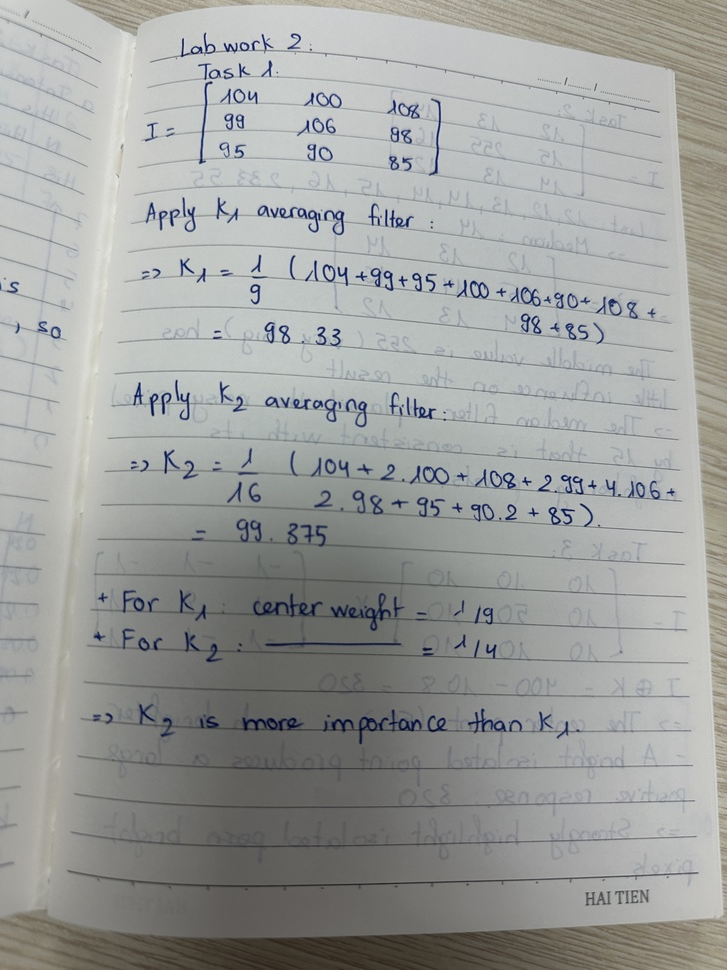
#> input picture Labwork 2/IMG_1439.JPG, 727 x 970 px, shrunk from 3024 x 4032 before the run
$ python Test1.py IMG_1439.JPG
#> lines starting #> are read from the running program, lines starting #| are printed output that depends on the picture
import sys
import cv2
import numpy as np
import matplotlib
import matplotlib.pyplot as plt

img = cv2.imread(sys.argv[-1], cv2.IMREAD_GRAYSCALE)
#> img: shape (970, 727); min 3, max 230, mean 158.1

kernel_sizes = [3, 5, 9]

fig, axes = plt.subplots(4, 4, figsize=(16, 12))
fig.suptitle("Task B1 – Smoothing Filters", fontsize=14, fontweight="bold")

images = [
    ("Original", [img, img, img]),
    ("Averaging", [cv2.blur(img, (k, k)) for k in kernel_sizes]),
    ("Gaussian",  [cv2.GaussianBlur(img, (k, k), 0) for k in kernel_sizes]),
    ("Median",    [cv2.medianBlur(img, k) for k in kernel_sizes]),
]

col_titles = ["Original", "3×3", "5×5", "9×9"]

for row, (name, imgs) in enumerate(images):
    for col in range(4):
        axes[row, col].imshow(imgs[0] if col == 0 else imgs[col - 1], cmap="gray")
        axes[row, col].axis("off")
        if row == 0:
            axes[row, col].set_title(col_titles[col])
    axes[row, 0].set_ylabel(name, fontsize=11, fontweight="bold")
#> this loop made 4 passes
#> name on passes 1 to 4: 'Original', 'Averaging', 'Gaussian', 'Median'

plt.tight_layout()
plt.savefig("task_b1_results.png", dpi=150, bbox_inches="tight")
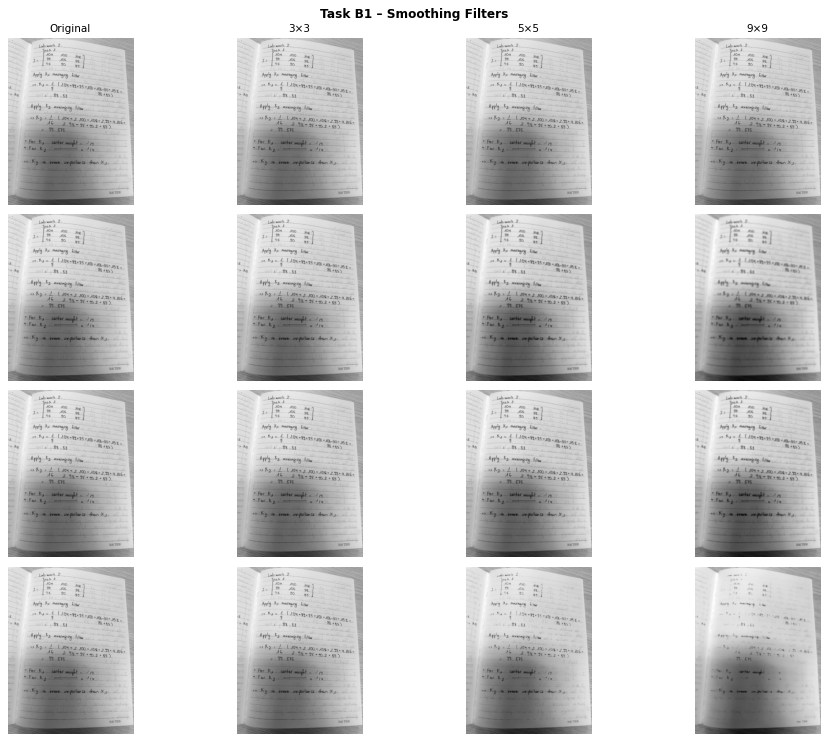
#> figure drawn by matplotlib, 16 panels
print("Done")
